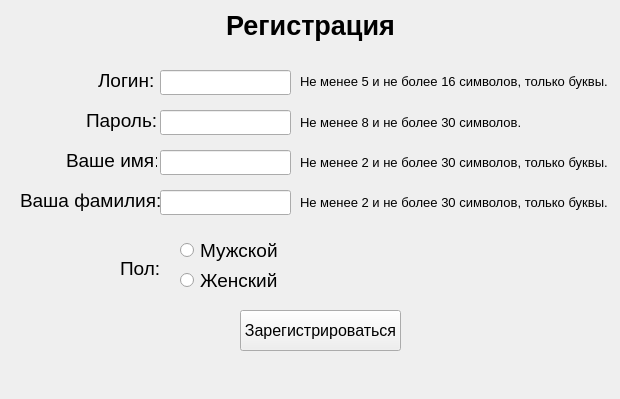
<?xml version="1.0" encoding="UTF-8"?>
<ui version="4.0">
 <class>Form</class>
 <widget class="QWidget" name="Form">
  <property name="geometry">
   <rect>
    <x>0</x>
    <y>0</y>
    <width>620</width>
    <height>399</height>
   </rect>
  </property>
  <property name="sizePolicy">
   <sizepolicy hsizetype="Fixed" vsizetype="Fixed">
    <horstretch>0</horstretch>
    <verstretch>0</verstretch>
   </sizepolicy>
  </property>
  <property name="windowTitle">
   <string>Form</string>
  </property>
  <widget class="QLineEdit" name="login_edit">
   <property name="geometry">
    <rect>
     <x>160</x>
     <y>70</y>
     <width>131</width>
     <height>25</height>
    </rect>
   </property>
   <property name="font">
    <font>
     <pointsize>14</pointsize>
    </font>
   </property>
  </widget>
  <widget class="QLineEdit" name="firstname_edit">
   <property name="geometry">
    <rect>
     <x>160</x>
     <y>150</y>
     <width>131</width>
     <height>25</height>
    </rect>
   </property>
   <property name="font">
    <font>
     <pointsize>14</pointsize>
    </font>
   </property>
  </widget>
  <widget class="QLineEdit" name="lastname_edit">
   <property name="geometry">
    <rect>
     <x>160</x>
     <y>190</y>
     <width>131</width>
     <height>25</height>
    </rect>
   </property>
   <property name="font">
    <font>
     <pointsize>14</pointsize>
    </font>
   </property>
  </widget>
  <widget class="QLineEdit" name="password_edit">
   <property name="geometry">
    <rect>
     <x>160</x>
     <y>110</y>
     <width>131</width>
     <height>25</height>
    </rect>
   </property>
   <property name="font">
    <font>
     <pointsize>14</pointsize>
    </font>
   </property>
   <property name="echoMode">
    <enum>QLineEdit::Password</enum>
   </property>
  </widget>
  <widget class="QLabel" name="lastname_label">
   <property name="geometry">
    <rect>
     <x>20</x>
     <y>190</y>
     <width>141</width>
     <height>21</height>
    </rect>
   </property>
   <property name="font">
    <font>
     <pointsize>14</pointsize>
    </font>
   </property>
   <property name="text">
    <string>Ваша фамилия:</string>
   </property>
  </widget>
  <widget class="QLabel" name="firstname_label">
   <property name="geometry">
    <rect>
     <x>66</x>
     <y>150</y>
     <width>91</width>
     <height>21</height>
    </rect>
   </property>
   <property name="font">
    <font>
     <pointsize>14</pointsize>
    </font>
   </property>
   <property name="text">
    <string>Ваше имя:</string>
   </property>
  </widget>
  <widget class="QRadioButton" name="man_radio">
   <property name="geometry">
    <rect>
     <x>180</x>
     <y>240</y>
     <width>101</width>
     <height>21</height>
    </rect>
   </property>
   <property name="font">
    <font>
     <pointsize>14</pointsize>
    </font>
   </property>
   <property name="text">
    <string>Мужской</string>
   </property>
  </widget>
  <widget class="QLabel" name="password_label">
   <property name="geometry">
    <rect>
     <x>86</x>
     <y>105</y>
     <width>81</width>
     <height>31</height>
    </rect>
   </property>
   <property name="font">
    <font>
     <pointsize>14</pointsize>
    </font>
   </property>
   <property name="text">
    <string>Пароль:</string>
   </property>
  </widget>
  <widget class="QRadioButton" name="woman_radio">
   <property name="geometry">
    <rect>
     <x>180</x>
     <y>270</y>
     <width>101</width>
     <height>21</height>
    </rect>
   </property>
   <property name="font">
    <font>
     <pointsize>14</pointsize>
    </font>
   </property>
   <property name="text">
    <string>Женский</string>
   </property>
  </widget>
  <widget class="QLabel" name="login_label">
   <property name="geometry">
    <rect>
     <x>98</x>
     <y>65</y>
     <width>101</width>
     <height>31</height>
    </rect>
   </property>
   <property name="font">
    <font>
     <pointsize>14</pointsize>
    </font>
   </property>
   <property name="text">
    <string>Логин:</string>
   </property>
  </widget>
  <widget class="QLabel" name="gender_label">
   <property name="geometry">
    <rect>
     <x>120</x>
     <y>260</y>
     <width>47</width>
     <height>16</height>
    </rect>
   </property>
   <property name="font">
    <font>
     <pointsize>14</pointsize>
    </font>
   </property>
   <property name="text">
    <string>Пол:</string>
   </property>
  </widget>
  <widget class="QLabel" name="label">
   <property name="geometry">
    <rect>
     <x>0</x>
     <y>10</y>
     <width>621</width>
     <height>31</height>
    </rect>
   </property>
   <property name="font">
    <font>
     <pointsize>20</pointsize>
     <weight>75</weight>
     <bold>true</bold>
    </font>
   </property>
   <property name="text">
    <string>Регистрация</string>
   </property>
   <property name="alignment">
    <set>Qt::AlignCenter</set>
   </property>
  </widget>
  <widget class="QPushButton" name="reg_complete">
   <property name="geometry">
    <rect>
     <x>240</x>
     <y>310</y>
     <width>161</width>
     <height>41</height>
    </rect>
   </property>
   <property name="font">
    <font>
     <pointsize>12</pointsize>
    </font>
   </property>
   <property name="text">
    <string>Зарегистрироваться</string>
   </property>
  </widget>
  <widget class="QLabel" name="error_label">
   <property name="geometry">
    <rect>
     <x>330</x>
     <y>230</y>
     <width>271</width>
     <height>61</height>
    </rect>
   </property>
   <property name="font">
    <font>
     <pointsize>11</pointsize>
    </font>
   </property>
   <property name="text">
    <string/>
   </property>
   <property name="wordWrap">
    <bool>true</bool>
   </property>
  </widget>
  <widget class="QLabel" name="label_2">
   <property name="geometry">
    <rect>
     <x>300</x>
     <y>73</y>
     <width>311</width>
     <height>16</height>
    </rect>
   </property>
   <property name="font">
    <font>
     <pointsize>10</pointsize>
    </font>
   </property>
   <property name="text">
    <string>Не менее 5 и не более 16 символов, только буквы.</string>
   </property>
  </widget>
  <widget class="QLabel" name="label_3">
   <property name="geometry">
    <rect>
     <x>300</x>
     <y>114</y>
     <width>221</width>
     <height>16</height>
    </rect>
   </property>
   <property name="font">
    <font>
     <pointsize>10</pointsize>
    </font>
   </property>
   <property name="text">
    <string>Не менее 8 и не более 30 символов.</string>
   </property>
  </widget>
  <widget class="QLabel" name="label_4">
   <property name="geometry">
    <rect>
     <x>300</x>
     <y>154</y>
     <width>311</width>
     <height>16</height>
    </rect>
   </property>
   <property name="font">
    <font>
     <pointsize>10</pointsize>
    </font>
   </property>
   <property name="text">
    <string>Не менее 2 и не более 30 символов, только буквы.</string>
   </property>
  </widget>
  <widget class="QLabel" name="label_5">
   <property name="geometry">
    <rect>
     <x>300</x>
     <y>194</y>
     <width>311</width>
     <height>16</height>
    </rect>
   </property>
   <property name="font">
    <font>
     <pointsize>10</pointsize>
    </font>
   </property>
   <property name="text">
    <string>Не менее 2 и не более 30 символов, только буквы.</string>
   </property>
  </widget>
 </widget>
 <resources/>
 <connections/>
</ui>
